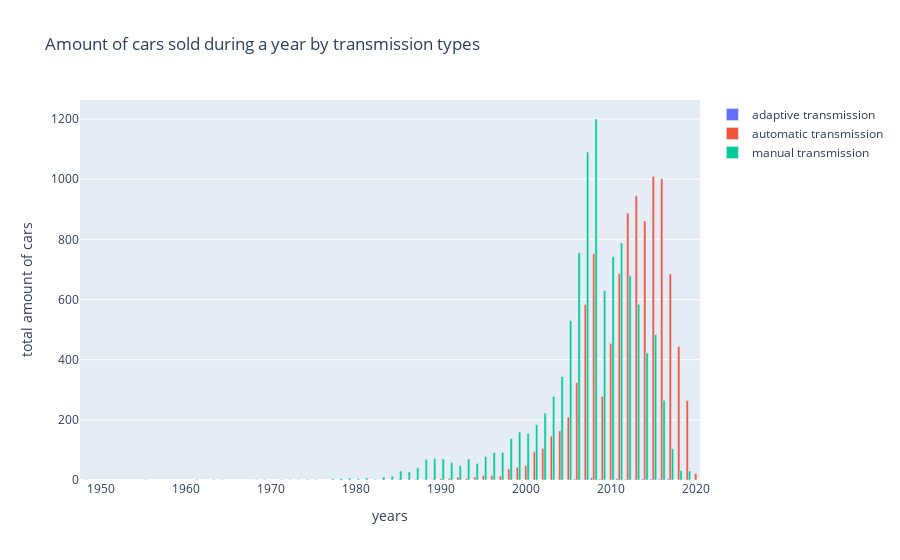

The notebook cell saved with this chart:
### Code cell
adaptive_trace = go.Bar(
    x = ua_adaptive_transmission.year,
    y = ua_adaptive_transmission['count'],
    name = "adaptive transmission"
)
automatic_trace = go.Bar(
    x = ua_automatic_transmission.year,
    y = ua_automatic_transmission['count'],
    name = "automatic transmission"
)
manual_trace = go.Bar(
    x = ua_manual_transmission.year,
    y = ua_manual_transmission['count'],
    name = "manual transmission"
)
layout = go.Layout(
    title='Amount of cars sold during a year by transmission types',\
    xaxis= {'title':"years"},yaxis = {'title':"total amount of cars"},)


fig = go.Figure(data = [adaptive_trace,automatic_trace,manual_trace], layout = layout)
iplot(fig)

### Figure 1 — Plotly figure (JSON) as saved in the notebook; plotly's stock layout.template omitted (floating-point values rounded to 4 significant figures)
{"data": [{"name": "adaptive transmission", "type": "bar", "x": [2004, 2006, 2007, 2008, 2009, 2010, 2011, 2012, 2013, 2014, 2015, 2016, 2017, 2019], "y": [1, 3, 1, 7, 3, 1, 5, 2, 2, 3, 3, 3, 4, 1]}, {"name": "automatic transmission", "type": "bar", "x": [1985, 1987, 1988, 1989, 1990, 1991, 1992, 1993, 1994, 1995, 1996, 1997, 1998, 1999, 2000, 2001, 2002, 2003, 2004, 2005, 2006, 2007, 2008, 2009, 2010, 2011, 2012, 2013, 2014, 2015, 2016, 2017, 2018, 2019, 2020], "y": [2, 2, 1, 2, 5, 6, 9, 5, 10, 15, 15, 13, 37, 42, 48, 94, 105, 146, 163, 209, 324, 583, 752, 278, 454, 686, 887, 945, 861, 1009, 1001, 685, 444, 264, 21]}, {"name": "manual transmission", "type": "bar", "x": [1948, 1955, 1961, 1963, 1964, 1968, 1969, 1971, 1972, 1973, 1974, 1975, 1977, 1978, 1979, 1980, 1981, 1982, 1983, 1984, 1985, 1986, 1987, 1988, 1989, 1990, 1991, 1992, 1993, 1994, 1995, 1996, 1997, 1998, 1999, 2000, 2001, 2002, 2003, 2004, 2005, 2006, 2007, 2008, 2009, 2010, 2011, 2012, 2013, 2014, 2015, 2016, 2017, 2018, 2019], "y": [1, 1, 2, 2, 1, 1, 1, 2, 1, 1, 2, 1, 4, 5, 6, 4, 7, 2, 10, 13, 30, 27, 41, 68, 71, 70, 59, 48, 70, 55, 78, 91, 92, 138, 160, 154, 184, 222, 278, 344, 530, 755, 1090, 1200, 629, 742, 788, 679, 584, 422, 483, 265, 104, 31, 30]}], "layout": {"title": {"text": "Amount of cars sold during a year by transmission types"}, "xaxis": {"title": {"text": "years"}}, "yaxis": {"title": {"text": "total amount of cars"}}}}
